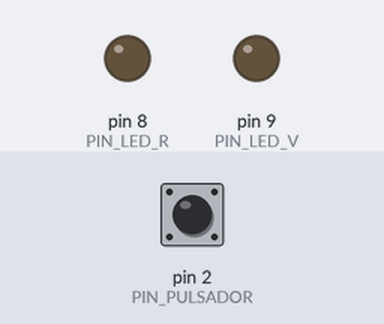
A sketch run on a simulated Arduino Uno, built with avr-gcc and run on an emulated ATmega328P. Parts: output pins drawn as LEDs (lit = HIGH). Inputs (shaded band) come from the test bench; at power-on: pin 2 (PIN_PULSADOR) LOW.

Above: at 1.2 s.
1.3 s: pin 2 (PIN_PULSADOR) pulled HIGH for 0.15 s
At 1.6 s:
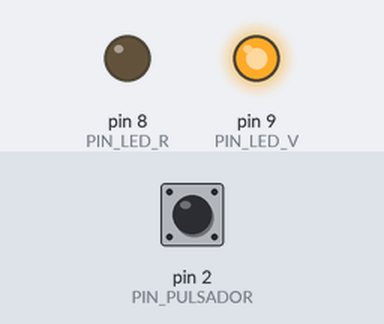
4.4 s: pin 2 (PIN_PULSADOR) pulled HIGH for 3.2 s
At 11.6 s:
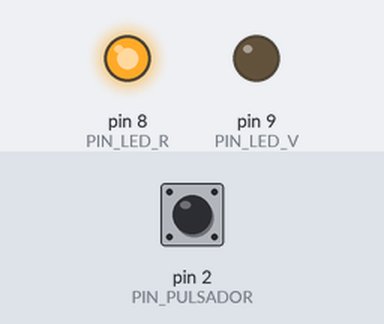
12.1 s: pin 2 (PIN_PULSADOR) pulled HIGH for 1 s
At 13.4 s:
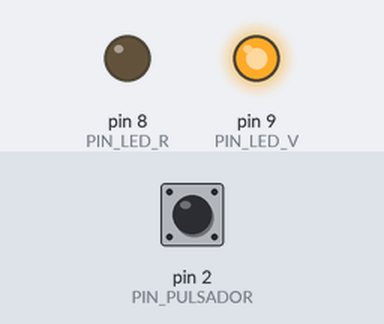
Timing chart, 0 to 18.6 s (numbered marks = the images above; inputs shaded):
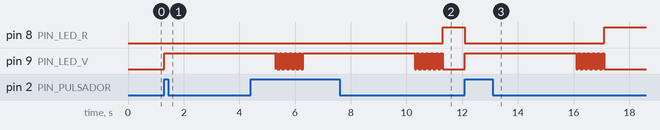

Measured:
- after the input at 1.3 s, pin 9 (PIN_LED_V): LOW → HIGH at once
- after the input at 4.4 s, pin 8 (PIN_LED_R): LOW → HIGH after 6.9 s instead of 1.9 s
- after the input at 12.1 s, pin 8 (PIN_LED_R): HIGH → LOW at once, → HIGH 5.0 s later; pin 9 (PIN_LED_V): LOW → HIGH at once, then repeats every 0.02 s: LOW 0.01 s, HIGH 0.01 s, until it stays LOW from 17.1 s

The sketch:

Semaforo_Secuncia.ino
```cpp
#define PIN_PULSADOR   2
#define PIN_LED_R      8
#define PIN_LED_V      9

void setup() {
  pinMode(PIN_PULSADOR,INPUT);
  pinMode(PIN_LED_V,OUTPUT);
  pinMode(PIN_LED_R,OUTPUT);
}

void loop() {
  int duracion_parpadeo = 1000 ;
  int numero_parpadeo = 50;
  if( digitalRead(PIN_PULSADOR) == HIGH ){
     digitalWrite(PIN_LED_R,LOW);
     digitalWrite(PIN_LED_V,HIGH);
     delay(4000);
     for(int i = 0 ; i < numero_parpadeo ; i = i + 1 ){
        int duracion_espera = duracion_parpadeo / (numero_parpadeo * 2);
        digitalWrite(PIN_LED_V,LOW);
        delay(duracion_espera);
        digitalWrite(PIN_LED_V,HIGH);
        delay(duracion_espera);
     }
     digitalWrite(PIN_LED_V,LOW);
     digitalWrite(PIN_LED_R,HIGH);
   }
}
```
